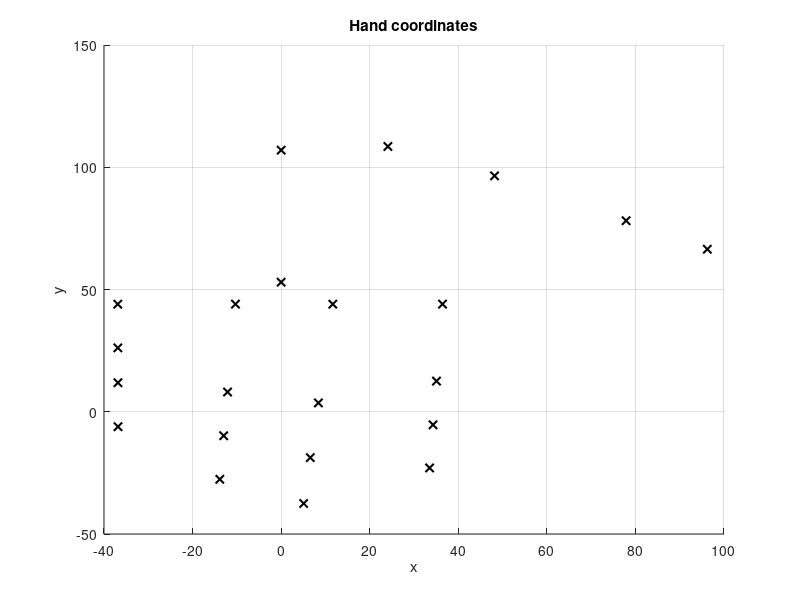
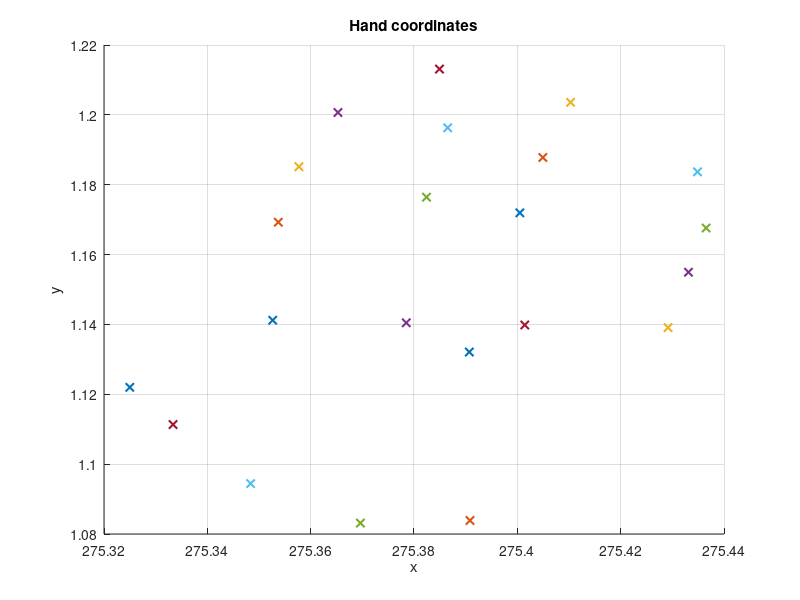

Write the MATLAB code that produced these figures, in order.
A =    [0.           53.          900.            1.        ;
    0.          107.          900.            1.        ;
  -36.88874817   44.          900.            1.        ;
  -36.8694191    26.13150406  897.82824707    1.        ;
  -36.85397339   11.85400772  895.95397949    1.        ;
  -36.83452606   -6.12519264  896.81884766    1.        ;
  -10.31876945   44.          900.            1.        ;
  -12.09298611    8.0739975   901.47467041    1.        ;
  -12.97572422   -9.80051994  899.54534912    1.        ;
  -13.85538483  -27.61271858  897.10571289    1.        ;
   11.66777992   44.          900.            1.        ;
    8.40291977    3.63314438  899.67163086    1.        ;
    6.59175014  -18.7602272   898.44421387    1.        ;
    5.07423687  -37.52281952  900.13897705    1.        ;
   36.43820953   44.          900.            1.        ;
   35.07268906   12.52993774  900.14294434    1.        ;
   34.29606628   -5.36823273  898.39587402    1.        ;
   33.53224564  -22.97138405  894.7154541     1.        ;
   24.09506607  108.5045166   897.87017822    1.        ;
   48.19013214   96.50902557  895.74041748    1.        ;
   77.89021301   78.11253357  887.05285645    1.        ;
   96.23149109   66.46498871  881.20629883    1.]        ;

for i = 1:size(A,1)
    h = plot3(A(i,1),A(i,2), A(i,3),'kx');
    set(h,'linewidth',1.5)
    hold on
    view(2)
    xlabel('x')
    ylabel('y')
    title('Hand coordinates')
    grid on
end

%  % handCentreHandTracking = [0, 53, 900]; %x
%  x = [0, 53, 900];
%  x = [x 1];
%  %b
%  % handCentreKinect = ([270.386 1.317779 285.0307]+ [270.4028 1.333887 285.046] + [270.3837 1.387721 285.0504] + [270.3884 1.33675 285.0423] + [270.401 1.336122 285.0438] + [270.3823 1.386446 285.0493])./6;
%  b = ([270.386 1.317779 285.0307]+ [270.4028 1.333887 285.046] + [270.3837 1.387721 285.0504] + [270.3884 1.33675 285.0423] + [270.401 1.336122 285.0438] + [270.3823 1.386446 285.0493])./6;
%  b = [b 1]; %  = [270.3907    1.3498  285.0438    1.0000]
% %  Ax = b
% %  Axx' = bx'
% %   A(xx')*inv(xx') = bx'*inv(xx')
% %   
% %   x'A' = b'
% %   x*x'A' = x*b'
% %   inv(x*x')(x*x')A' = inv(x*x')x*b'
% 
% 
%  %matrixA = inv(x*x')*x*b'
%  
%  %Rotation Matrix
%  % Rotate 180 around z axis of hand_tracking_system
%  R = [  cosd(180)    -sind(180)  0   0;
%         sind(180)   sind(180)    0   0;
%         0              0         1   0;
%         0               0        0   1];
%     
%  % Translation Matrix
%  T = [1 0 0 270.386;
%       0 1 0 1.3498-53;
%       0 0 1 285.0438-900;
%       0 0 0 1];
%   
%   
%   % Scaling Matrix
%   
%   
%   %b = T*R*x'


%% Using 3 vectors

x1 = [0, 53, 900,1];            % Hand centre (row 1)
x2 = [96.23, 66.46, 881.2, 1]; % Thumb tip (last row)
x3 = [5.074, -37.52, 900.1, 1]; % Hand tip (middle finger) (row 14)
x4 = [-36.83 -6.125 896.8 1];   % Hand tip (pinky) (row 6)
X = [x1' x2' x3' x4'];

% b1 = [270.3907    1.3498  285.0438    1.0000]; % Hand centre
% b2 = [1 1  1    1 ];% Thumb tip
% b3 = [-1 1 -1   1 ];% Thumb tip
% b4 = [25 3 0 1];% Hand tip (pinky)


MecanimBLendedCHaracter = [270.27, 1.09, 284.79];

% B0
% b1 = [270.3835, 1.2534, 284.9372, 1];
% b2 = [270.3089, 1.3068, 285.0385, 1] ;
% b3 = [270.4730, 1.2900, 285.1955, 1];
% b4 = [270.38880, 1.3000, 285.2000, 1];
% B = [b1' b2' b3' b4'];

% AX =B;
% A = Binv(X)


%% Revised B

% B1
%Cube positions
% b1 = [275.483 1.1529 275.4864 1];
% b3 = [275.4453 1.222 275.553 1];
% b2 = [275.3841 1.1537 275.436 1];
% b4 = [275.494 1.1804 275.5487 1];

% B2
% b1 = [275.4802 1.1552 275.5475 1]; % Hand centre (row 1)
% b3 = [275.4112 1.1468 275.5525 1]; % Thumb tip (last row)
% b2 = [275.476 1.2218 275.5525 1]; % Hand tip (middle finger) (row 14)
% b4 = [275.5036 1.204 275.5525 1]; % Hand tip (pinky) (row 6)

% B3
b1 = [275.3907 1.1321 275.5441 1]; % Hand centre (row 1)
b2 = [275.325 1.122 275.5428 1]; % Thumb tip (last row)
b3 = [275.385 1.2131 275.5532 1]; % Hand tip (middle finger) (row 14)
b4 = [275.4349 1.1837 275.55 1]; % Hand tip (pinky) (row 6)

B = [b1' b2' b3' b4'];

%Transform positions
% b2 = [-0.031371 2.980232 0 1] ;
% b3 = [-0.038891 5.960464 -3.026798 1];
% b4 = [-0.029924 0 0 1];   % Hand tip (pinky) (row 6)

matrix_A = B*inv(X);


% matrix_A =
% 
%     0.0013   -0.0009   -0.0000  270.4534
%    -0.0006   -0.0004    0.0000    1.2637
%    -0.0023   -0.0030    0.0000  285.0540
%     0.0000    0.0000    0.0000    1.0000

% New Matrix
% matrix_A =
% 
%    -0.0009    0.0004   -0.0000  275.4656
%     0.0004   -0.0007   -0.0000    1.1956
%    -0.0005   -0.0008    0.0000  275.5262
%     0.0000    0.0000    0.0000    1.0000

% 
% matrix_A =
% 
%    -0.0017    0.0007    0.0000  275.4278
%    -0.0014    0.0000    0.0000    1.1321
%    -0.0000   -0.0001    0.0000  275.5494
%     0.0000    0.0000    0.0000    1.0000


figure;
transformed_co = A';
for i = 1:size(A,1)
    %transformed_co(:,i) = matrix_A*transformed_co(:,i);
    transformed_co_2(:,i) = matrix_A*transformed_co(:,i);
end

transformed_co_3 = transformed_co_2';
for i = 1:size(A,1)
    h = plot3(transformed_co_3(i,1),transformed_co_3(i,2), transformed_co_3(i,3),'x-');
    set(h,'linewidth',1.5)
    hold on
    view(2)
    xlabel('x')
    ylabel('y')
    title('Hand coordinates')
    grid on
end